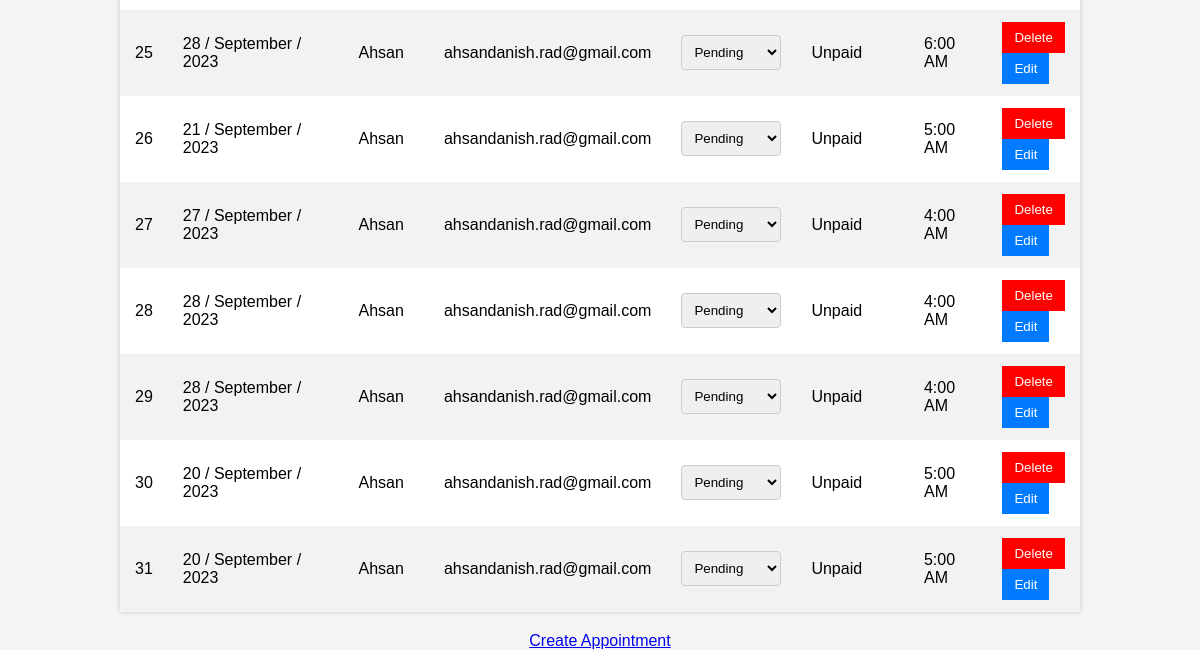
The page /admin_view (signed in, lower part) on the database as committed earlier.
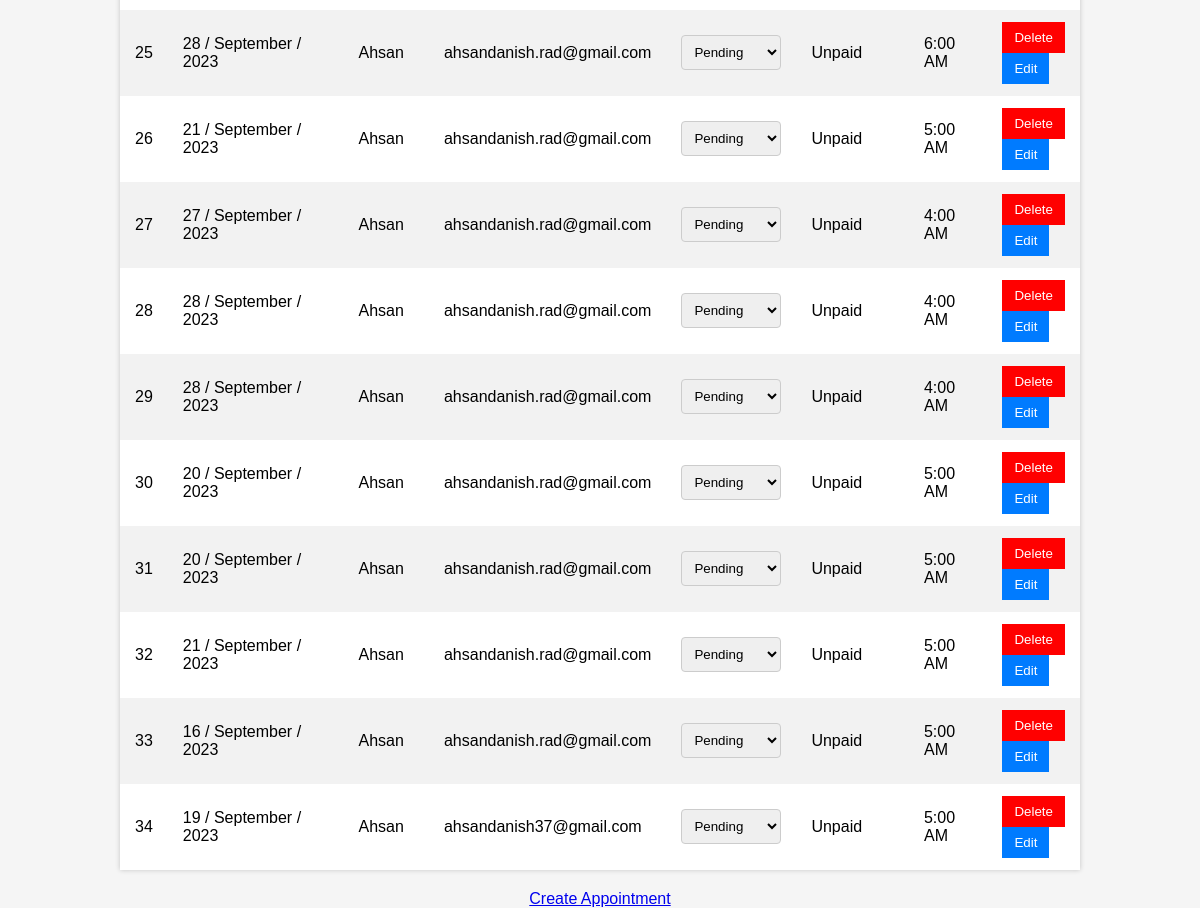
The same page on the database as committed later.
### app.py (models this page shows)
class Appointment(db.Model):
    id = db.Column(db.Integer, primary_key=True)
    full_name = db.Column(db.String)
    email = db.Column(db.String)
    status = db.Column(db.String)
    payment_status = db.Column(db.String)
    date = db.Column(db.String)
    start_time = db.Column(db.String)  # Change the type to String
    end_time = db.Column(db.String)

### app.py (the view, shortened to what this page needs)
@app.route('/admin_view', methods=['GET', 'POST'])
def admin_view():
    if 'admin_authenticated' not in session or not session['admin_authenticated']:
        return redirect(url_for('login'))
    appointments = Appointment.query.all()
    booked_slots = db.session.query(BookedSlot, Appointment).join(Appointment).all()
    availability_slots = [slot for slot, _ in booked_slots if slot.status == "unavailable"]
    return render_template('admin_view.html', appointments=appointments , booked_slots= booked_slots ,availability_slots=availability_slots )

### templates/admin_view.html (shortened to what this page needs)
<!DOCTYPE html>
<html>
<head>
</head>
<body>
    <div class="tab-content active" id="appointmentsTab">
        <table>
            <tbody>
                {% for appointment in appointments %}
                <tr>
                    <td>{{ appointment.id }}</td>
                    <td>{{ appointment.date}}</td>
                    <td>{{ appointment.full_name }}</td>
                    <td>{{ appointment.email }}</td>
                    <td>
                        <select name="appointment_status">
                            <option value="pending" {% if appointment.status == 'pending' %}selected{% endif %}>Pending</option>
                        </select>
                    </td>
                    <td>{{ appointment.payment_status }}</td>
                    <td>{{ appointment.start_time }}</td>
                    <td>
                        <form method="POST" action="{{ url_for('admin_view') }}">
                            <button type="submit" id="delete_button" name="action" value="delete" class="delete_button">Delete</button>
                        </form>
                        <form method="GET" action="{{ url_for('edit_appointment', appointment_id=appointment.id) }}">
                            <button type="submit">Edit</button>
                        </form>
                    </td>
                </tr>
                {% endfor %}
            </tbody>
        </table>
        <a href="{{ url_for('create_appointment') }}">Create Appointment</a>
    </div>
</body>
</html>

### templates/admin_view.html (style rules this page uses)
body { font-family: Arial, sans-serif; margin: 0; padding: 0; background-color: #f5f5f5; }
table { margin: 20px auto; border-collapse: collapse; width: 80%; background-color: #fff; box-shadow: 0px 0px 5px 0px rgba(0, 0, 0, 0.2); }
tr:nth-child(even) { background-color: #f2f2f2; }
select { padding: 8px; border: 1px solid #ccc; border-radius: 4px; }
.delete_button { background-color: red !important; }
a { display: block; text-align: center; margin-top: 20px; }
.tab-content { display: none; }
.tab-content.active { display: block; }

Rows that differ between the two databases and show on the page:
added Appointment: id "32", date "21 / September / 2023", full_name "Ahsan", email "ahsandanish.rad@gmail.com", payment_status "Unpaid", start_time "5:00 AM"
added Appointment: id "33", date "16 / September / 2023", full_name "Ahsan", email "ahsandanish.rad@gmail.com", payment_status "Unpaid", start_time "5:00 AM"
added Appointment: id "34", date "19 / September / 2023", full_name "Ahsan", email "ahsandanish37@gmail.com", payment_status "Unpaid", start_time "5:00 AM"
